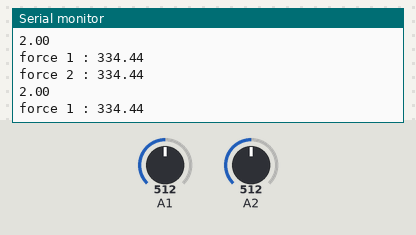
Bench run of a sketch on a simulated Arduino Uno, built with avr-gcc and run on an emulated ATmega328P. On the bench: the last lines printed to the serial monitor. The test bench sets the inputs (shaded band); at power-on: A1 = 512, A2 = 512.

Above: at 1.2 s.
1.3 s: A1 set to 105
At 2.0 s:
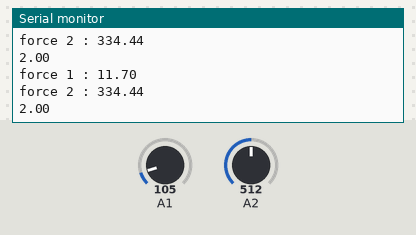
2.8 s: A1 set to 88
At 3.8 s:
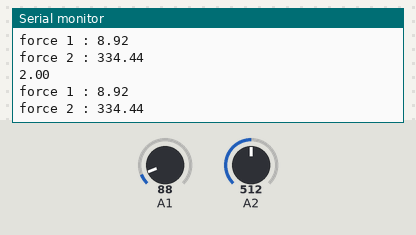
4.3 s: A2 set to 716
At 5.3 s:
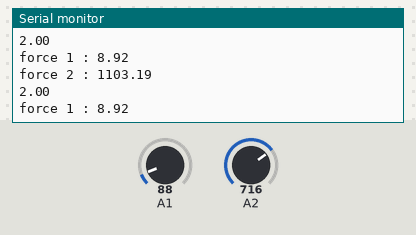
7.3 s: A2 set to 688
At 7.9 s:
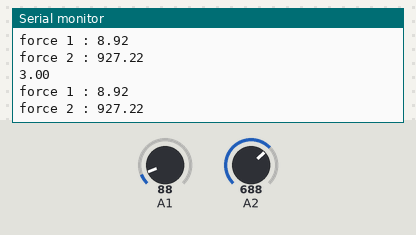
Timing chart, 0 to 10.3 s (numbered marks = the images above; inputs shaded):
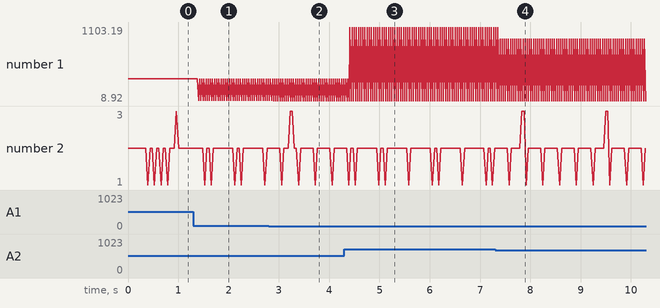

Measured:
- the behaviour switches between 95 and 94 on A1 (found by bisection; images 1 and 2)
- after the input at 1.3 s, the serial monitor: prints a new line after 0.11 s (image 1)
- after the input at 2.8 s, the serial monitor: prints a new line after 0.10 s (image 2)
- after the input at 4.3 s, the serial monitor: prints a new line after 0.11 s (image 3)
- after the input at 7.3 s, the serial monitor: prints a new line after 0.10 s (image 4)
- plotted number 1: 8.92 → 927.22 after the input at 7.3 s

The sketch:

fsrtrial2.ino
```cpp
float force1=0;
float force2=0;
float rest_m= 2700; //in ohm
float v_supply=5;
float rest1= 10000;
float rest2= 1000;

const float p1l= 1217.7;
const float p2l= -2941.6;
const float p3l= 2928.9;
const float p4l= 157.2 ;
const float p5l= 2.4420;

const float p1h= 0.8532;
const float p2h= -14.6476;
const float p3h= 405.0821;
const float p4h= 914.0176;
const float p5h= -1.3282;

float rest_fsr1=0;
float cond_fsr1=0;
float rest_fsr2=0;
float cond_fsr2=0;

float time1=0;
float time2=0;
float timeinms=0;

void setup() {
  // put your setup code here, to run once:
  Serial.begin(9600);
}

void loop() {
  // put your main code here, to run repeatedl1y:
  time1=millis();
  float v_in1=(float)analogRead(A1)/1023*5;
  float v_in2=(float)analogRead(A2)/1023*5;

  //for fsr1
  rest_fsr1= (v_supply*rest_m/v_in1)-rest_m;  // >>>>>>>>>>>>>>>>>>>>>> rest_far undefined <<<<<<<<<<<<<<<<<<<<
  rest_fsr1=rest_fsr1/1000;
  cond_fsr1=1/rest_fsr1; //in k ohm           // >>>>>>>>>>>>>>>>>>>>>> cond_far undefined <<<<<<<<<<<<<<<<<<<<

  //low-high borderline C=0.8(1/kohm) or R=1.25 kohm
  if(rest_fsr1<1250){
    force1=p1l*pow(cond_fsr1,4) + p2l*pow(cond_fsr1,3) + p3l*pow(cond_fsr1,2) + p4l*cond_fsr1;
  }
  else{
    force1=p1h*pow(cond_fsr1,4) + p2h*pow(cond_fsr1,3) + p3h*pow(cond_fsr1,2) + p4h*cond_fsr1;
  }

  //for fsr2
  rest_fsr2= (v_supply*rest_m/v_in2)-rest_m;  // >>>>>>>>>>>>>>>>>>>>>> rest_far undefined <<<<<<<<<<<<<<<<<<<<
  rest_fsr2=rest_fsr2/1000;
  cond_fsr2=1/rest_fsr2; //in k ohm           // >>>>>>>>>>>>>>>>>>>>>> cond_far undefined <<<<<<<<<<<<<<<<<<<<

  //low-high borderline C=0.8(1/kohm) or R=1.25 kohm
  if(rest_fsr2<1250){
    force2=p1l*pow(cond_fsr2,4) + p2l*pow(cond_fsr2,3) + p3l*pow(cond_fsr2,2) + p4l*cond_fsr2;
  }
  else{
    force2=p1h*pow(cond_fsr2,4) + p2h*pow(cond_fsr2,3) + p3h*pow(cond_fsr2,2) + p4h*cond_fsr2;
  }
  time2=millis();
  timeinms=time2-time1;
  Serial.println(timeinms);
  Serial.print("force 1 : ");
  Serial.println(force1);
  Serial.print("force 2 : ");
  Serial.println(force2);

}
```
